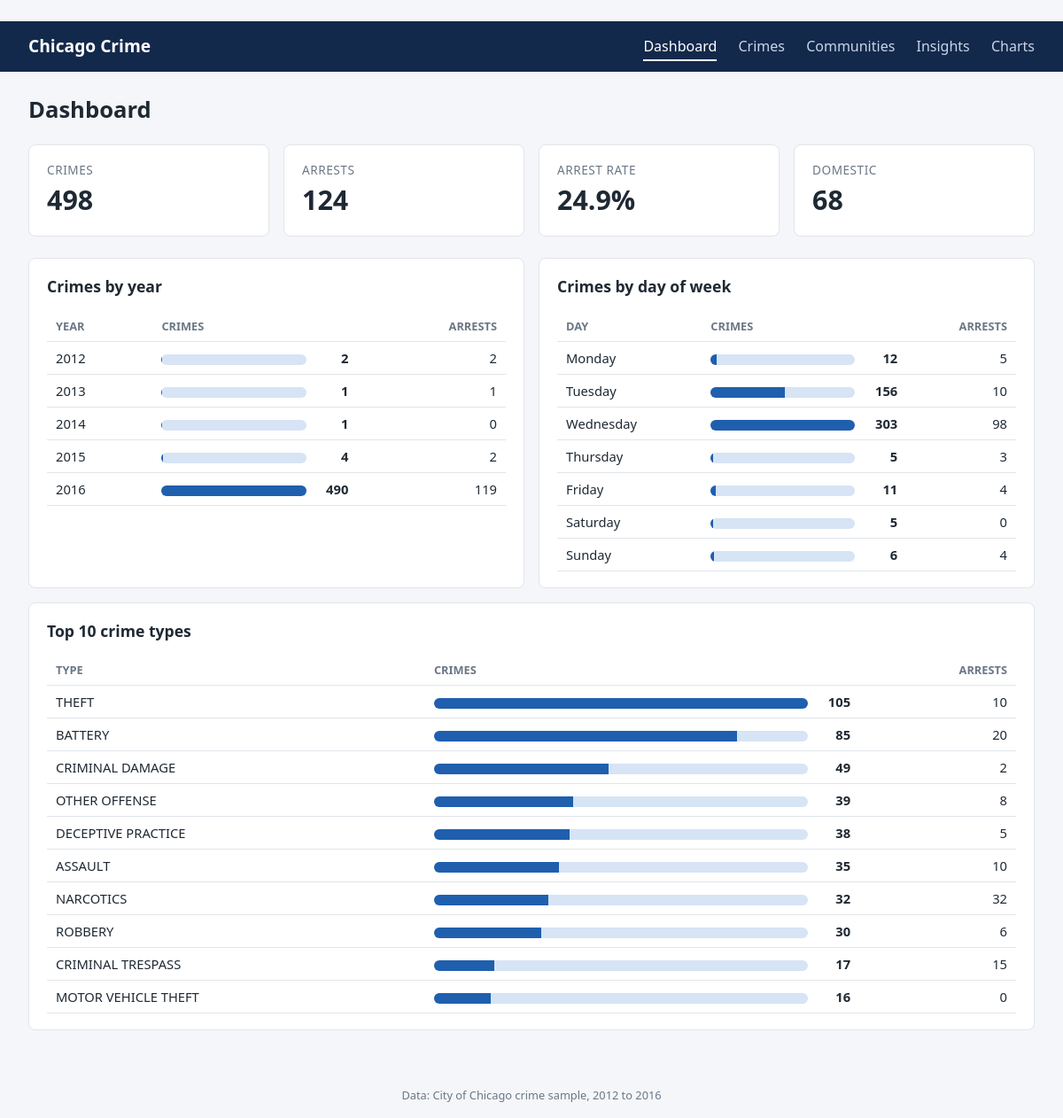
The page / on the database its author committed.
### tables this page shows
CREATE TABLE fact_crime (
	id INTEGER NOT NULL, 
	case_number VARCHAR(16) NOT NULL, 
	source_row INTEGER NOT NULL, 
	date DATE, 
	date_raw VARCHAR(16) NOT NULL, 
	date_of_update DATE, 
	year INTEGER, 
	crime_year INTEGER, 
	crime_month INTEGER, 
	crime_day_of_week INTEGER, 
	crime_day_name VARCHAR(9), 
	iucr_code VARCHAR(4), 
	fbi_code VARCHAR(3), 
	block VARCHAR(64), 
	location_desc VARCHAR(64), 
	arrest BOOLEAN, 
	domestic BOOLEAN, 
	beat_num INTEGER, 
	district_code INTEGER, 
	ward_no INTEGER, 
	community_code INTEGER, 
	x_coordinate FLOAT, 
	y_coordinate FLOAT, 
	latitude FLOAT, 
	longitude FLOAT, 
	location VARCHAR(64), 
	is_possible_duplicate BOOLEAN NOT NULL, 
	CONSTRAINT pk_fact_crime PRIMARY KEY (id), 
	CONSTRAINT uq_fact_crime_case_number UNIQUE (case_number), 
	CONSTRAINT fk_fact_crime_iucr_code_dim_iucr FOREIGN KEY(iucr_code) REFERENCES dim_iucr (iucr_code), 
	CONSTRAINT fk_fact_crime_beat_num_dim_beat FOREIGN KEY(beat_num) REFERENCES dim_beat (beat_num), 
	CONSTRAINT fk_fact_crime_district_code_dim_district FOREIGN KEY(district_code) REFERENCES dim_district (district_code), 
	CONSTRAINT fk_fact_crime_ward_no_dim_ward FOREIGN KEY(ward_no) REFERENCES dim_ward (ward_no), 
	CONSTRAINT fk_fact_crime_community_code_dim_community FOREIGN KEY(community_code) REFERENCES dim_community (community_code)
);

### app/app.py (the view)
@app.route("/")
def dashboard():
    totals = query(
        "SELECT COUNT(*) AS crimes, SUM(arrest) AS arrests, SUM(domestic) AS domestic FROM fact_crime"
    )[0]
    yearly = query(
        "SELECT crime_year AS label, COUNT(*) AS crimes, SUM(arrest) AS arrests "
        "FROM fact_crime GROUP BY crime_year ORDER BY crime_year"
    )
    types = query(
        "SELECT i.primary_type AS label, COUNT(*) AS crimes, SUM(f.arrest) AS arrests "
        "FROM fact_crime f JOIN dim_iucr i ON i.iucr_code = f.iucr_code "
        "GROUP BY i.primary_type ORDER BY crimes DESC LIMIT 10"
    )
    weekdays = query(
        "SELECT crime_day_name AS label, COUNT(*) AS crimes, SUM(arrest) AS arrests "
        "FROM fact_crime GROUP BY crime_day_of_week, crime_day_name ORDER BY crime_day_of_week"
    )
    return render_template("dashboard.html", totals=totals, yearly=yearly, types=types, weekdays=weekdays)

### app/app.py (called while the page is built)
def get_db() -> sqlite3.Connection:
    if "db" not in g:
        if not DB_PATH.is_file():
            abort(503)
        g.db = sqlite3.connect(f"{DB_PATH.as_uri()}?mode=rw", uri=True)
        g.db.row_factory = sqlite3.Row
        g.db.execute("PRAGMA foreign_keys = ON")
    return g.db

@app.before_request
def check_csrf() -> None:
    if request.method == "POST":
        token = request.form.get("csrf")
        if not token or token != session.get("csrf"):
            abort(400)

def query(sql: str, params: tuple = ()) -> list[sqlite3.Row]:
    return get_db().execute(sql, params).fetchall()

@app.template_filter("pct")
def pct(part, whole) -> float:
    return round(100 * (part or 0) / whole, 1) if whole else 0.0

### app/templates/dashboard.html (shortened to what this page needs)
{% extends "base.html" %}
{% from "_macros.html" import bar_table %}
{% block content %}
<h1>Dashboard</h1>
<section class="cards">
  <div class="card"><span class="card-label">Crimes</span><span class="card-value">{{ totals.crimes }}</span></div>
  <div class="card"><span class="card-label">Arrests</span><span class="card-value">{{ totals.arrests }}</span></div>
  <div class="card"><span class="card-label">Arrest rate</span><span class="card-value">{{ totals.arrests | pct(totals.crimes) }}%</span></div>
  <div class="card"><span class="card-label">Domestic</span><span class="card-value">{{ totals.domestic }}</span></div>
</section>
<section class="grid">
  <div class="panel">
    <h2>Crimes by year</h2>
    {{ bar_table(yearly, "Year") }}
  </div>
  <div class="panel">
    <h2>Crimes by day of week</h2>
    {{ bar_table(weekdays, "Day") }}
  </div>
  <div class="panel span-2">
    <h2>Top 10 crime types</h2>
    {{ bar_table(types, "Type") }}
  </div>
</section>
{% endblock %}

### app/templates/_macros.html
{% macro bar_table(rows, label_title) %}
{% set top = rows | map(attribute='crimes') | max %}
<table class="bars">
  <thead><tr><th>{{ label_title }}</th><th class="wide">Crimes</th><th class="num">Arrests</th></tr></thead>
  <tbody>
  {% for r in rows %}
    <tr>
      <td>{{ r.label }}</td>
      <td class="wide">
        <div class="bar"><span style="width: {{ r.crimes | pct(top) }}%"></span></div>
        <span class="bar-value">{{ r.crimes }}</span>
      </td>
      <td class="num">{{ r.arrests }}</td>
    </tr>
  {% endfor %}
  </tbody>
</table>
{% endmacro %}

### app/static/style.css (style rules this page uses)
:root { --bg: #f4f6f9; --panel: #ffffff; --text: #1f2933; --muted: #6b7785; --border: #e1e5ea; --accent: #1f5fae; --accent-soft: #d6e4f5; --yes: #1d7a46; --no: #9aa5b1; --radius: 8px; }
* { box-sizing: border-box; }
body { margin: 0; font-family: "Segoe UI", system-ui, -apple-system, Arial, sans-serif; background: var(--bg); color: var(--text); line-height: 1.5; }
h1 { margin: 0 0 20px; font-size: 1.6rem; }
h2 { margin: 0 0 14px; font-size: 1.1rem; }
.cards { display: grid; grid-template-columns: repeat(auto-fit, minmax(180px, 1fr)); gap: 16px; margin-bottom: 24px; }
.card, .panel { background: var(--panel); border: 1px solid var(--border); border-radius: var(--radius); padding: 18px 20px; }
.card-label { display: block; color: var(--muted); font-size: 0.85rem; text-transform: uppercase; letter-spacing: 0.04em; }
.card-value { display: block; font-size: 1.9rem; font-weight: 700; }
.grid { display: grid; grid-template-columns: repeat(2, 1fr); gap: 16px; }
.span-2 { grid-column: span 2; }
table { width: 100%; border-collapse: collapse; font-size: 0.92rem; }
th, td { text-align: left; padding: 8px 10px; border-bottom: 1px solid var(--border); vertical-align: middle; }
th { color: var(--muted); font-weight: 600; font-size: 0.8rem; text-transform: uppercase; }
.num { text-align: right; white-space: nowrap; }
.wide { width: 45%; }
.bar { display: inline-block; width: calc(100% - 50px); height: 12px; background: var(--accent-soft); border-radius: 6px; overflow: hidden; vertical-align: middle; }
.bar span { display: block; height: 100%; background: var(--accent); }
.bar-value { display: inline-block; width: 44px; text-align: right; font-weight: 600; }

### rows shown on the page
fact_crime: label "Thursday", {{ r.crimes | pct(top) }} 1.7 (drawn), crimes "5", arrests "3"
fact_crime: label "Friday", {{ r.crimes | pct(top) }} 3.6 (drawn), crimes "11", arrests "4"

### other values the page prints
{{ totals.crimes }} "498"
{{ totals.arrests }} "124"
{{ totals.arrests | pct(totals.crimes) }} "24.9"
{{ totals.domestic }} "68"
{{ label_title }} "YEAR DAY TYPE"
{{ r.label }} "2012" "2013" "2014" "2015" "2016" "Monday" "Tuesday" "Wednesday" "Saturday" "Sunday" "THEFT" "BATTERY" "CRIMINAL DAMAGE" "OTHER OFFENSE" "DECEPTIVE PRACTICE" "ASSAULT" "NARCOTICS" "ROBBERY" "CRIMINAL TRESPASS" "MOTOR VEHICLE THEFT"
{{ r.crimes }} "2" "1" "1" "4" "490" "12" "156" "303" "5" "6" "105" "85" "49" "39" "38" "35" "32" "30" "17" "16"
{{ r.arrests }} "2" "1" "0" "2" "119" "5" "10" "98" "0" "4" "10" "20" "2" "8" "5" "10" "32" "6" "15" "0"
